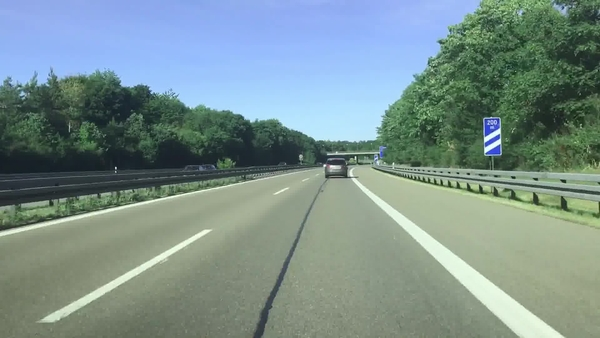
#> input picture Data/lane.jpg, 600 x 338 px, given in place of the camera
$ python lineFollower.py
#> lines starting #> are read from the running program, lines starting #| are printed output that depends on the picture; after the words box and inside, x2 and y2 are one past the last pixel; in counts of white or black regions, pixels touching at a corner belong together

import cv2 as cv
import numpy as np

kp, kd, ki = 1.0, 1.0, 1.0

def pid():
    global kp, kd, ki
    pass

def main():
    capture = cv.VideoCapture(0)

    if not capture.isOpened():
        print("error")
        exit()

    while True:
        isTrue,frame = capture.read()
#> frame is the input picture: shape (338, 600, 3); mean B, G, R 141.2, 144.2, 122.8

        resize_ = cv.resize(frame,(500, 500),interpolation = cv.INTER_LINEAR)
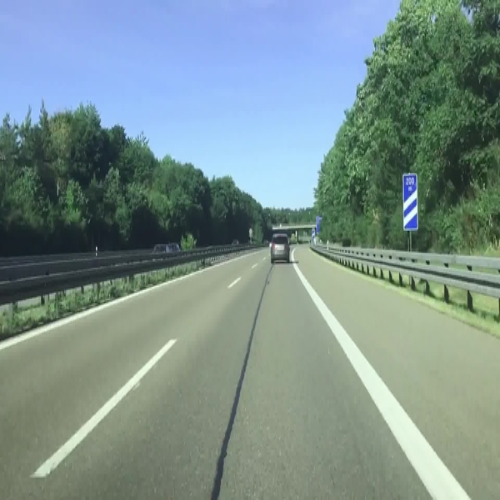
#> resize_: shape (500, 500, 3); mean B, G, R 141.1, 144.1, 122.7

        center_x = 1920 // 2
        center_y = 1080 // 2

        grayscale = cv.cvtColor(resize_,cv.COLOR_BGR2GRAY)
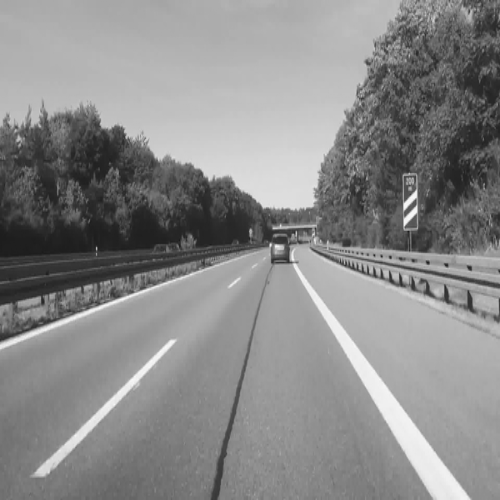
#> grayscale: shape (500, 500); min 26, max 249, mean 137.3
        ret, thresh = cv.threshold(grayscale,0,255,cv.THRESH_OTSU)
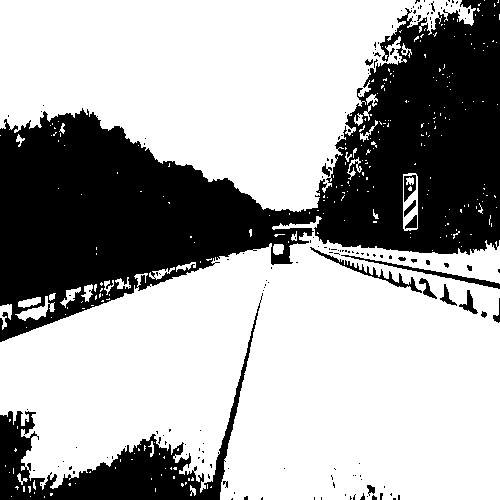
#> thresh: shape (500, 500); 66.4% white; 163 black regions (145 under 20 px), largest, box (x1, y1, x2, y2) and area: (0, 0, 500, 342) 71589, (0, 293, 263, 500) 9611, (341, 255, 500, 289) 563
#> ret = 122

        # [16 lines of commented-out code are left out]
        cv.imshow("feed", thresh)

        if cv.waitKey(20) & 0xFF ==ord("q"):
#> (key q is pressed here)
            break
    capture.release()
    cv.destroyAllWindows()

if __name__=="__main__":
    main()
